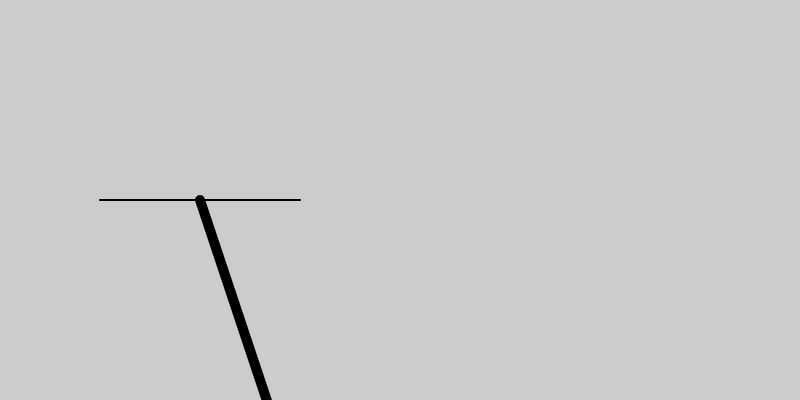
Frame 1 (no input)
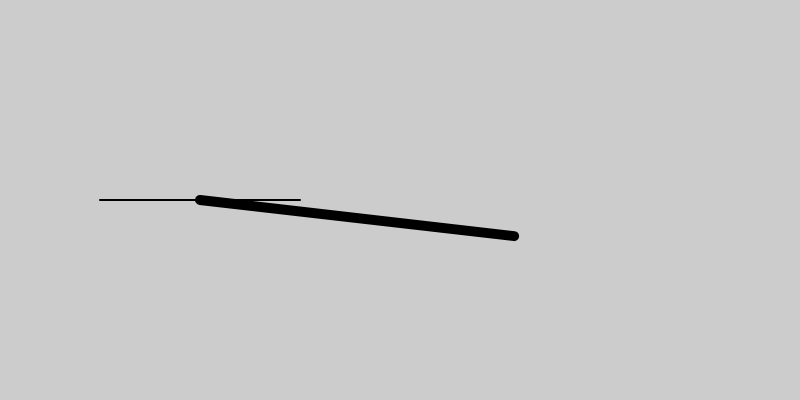
Frame 60 (no input)
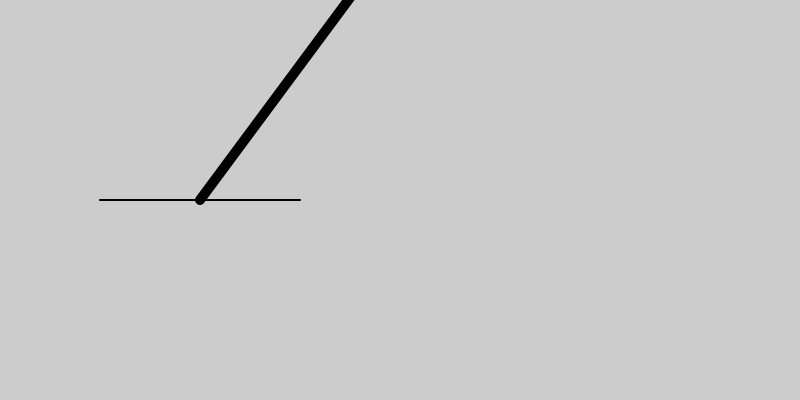
Frame 120 (the mouse pressed at the canvas centre since frame 60)

The p5.js sketch that drew these frames (run headless with seeded random() and noise() and a simulated clock; from frame 60 on, the mouse is pressed at the canvas centre):

// p5.js sketch
// ── sketch.js
var angle = 0;
function setup() {
  createCanvas(800, 400);
  angleMode(DEGREES);

}

function draw() {
  background(204);
  translate(200, 200);
  strokeWeight(2);
  line(-100, 0, 100, 0);
  strokeWeight(10);
  rotate(angle);
  line(0, 0, 100, 300);
  angle += 5;
  pop();


}
